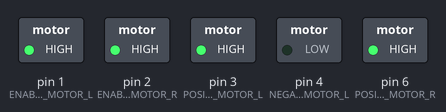
Simulated run of this sketch. Board: Arduino Uno, built with avr-gcc and run on an emulated ATmega328P. On the bench: switched loads named in the sketch (green lamp = pin HIGH).

Above: at 0.2 s.
At 0.7 s:
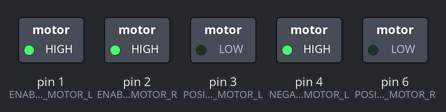
At 1.2 s:
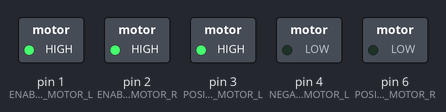
At 1.7 s:
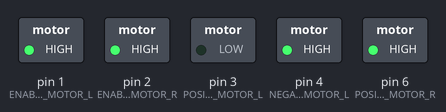
Timing chart, 0 to 3.0 s (numbered marks = the images above):
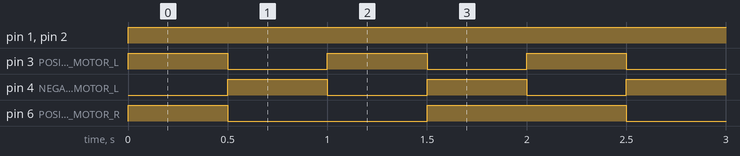

The sketch:

L293D_demo.ino
```cpp
#define ENABLE_MOTOR_L 1
#define ENABLE_MOTOR_R 2

#define POSITIVE_MOTOR_L 3
#define NEGATIVE_MOTOR_L 4

#define POSITIVE_MOTOR_R 6
#define NEGATIVE_MOTOR_R 7

void setup(){
  pinMode(ENABLE_MOTOR_L, OUTPUT);
  pinMode(ENABLE_MOTOR_R, OUTPUT);
  pinMode(POSITIVE_MOTOR_L, OUTPUT);
  pinMode(NEGATIVE_MOTOR_L, OUTPUT);
  pinMode(POSITIVE_MOTOR_R, OUTPUT);
  pinMode(NEGATIVE_MOTOR_L, OUTPUT);
}

void loop(){
  forward();
  delay(500);
  backward();
  delay(500);
  right();
  delay(500);
  left();
  delay(500);
}

void right(){
  analogWrite(ENABLE_MOTOR_L, 150);
  analogWrite(ENABLE_MOTOR_R, 150);

  digitalWrite(POSITIVE_MOTOR_L, HIGH);
  digitalWrite(NEGATIVE_MOTOR_L, LOW);

  digitalWrite(POSITIVE_MOTOR_R, LOW);
  digitalWrite(NEGATIVE_MOTOR_R, HIGH);

}

void left(){
  analogWrite(ENABLE_MOTOR_L, 150);
  analogWrite(ENABLE_MOTOR_R, 150);

  digitalWrite(POSITIVE_MOTOR_L, LOW);
  digitalWrite(NEGATIVE_MOTOR_L, HIGH);

  digitalWrite(POSITIVE_MOTOR_R, HIGH);
  digitalWrite(NEGATIVE_MOTOR_R, LOW);
}

void forward(){
  analogWrite(ENABLE_MOTOR_L, 150);
  analogWrite(ENABLE_MOTOR_R, 150);

  digitalWrite(POSITIVE_MOTOR_L, HIGH);
  digitalWrite(NEGATIVE_MOTOR_L, LOW);

  digitalWrite(POSITIVE_MOTOR_R, HIGH);
  digitalWrite(NEGATIVE_MOTOR_R, LOW);
}

void backward(){
  analogWrite(ENABLE_MOTOR_L, 150);
  analogWrite(ENABLE_MOTOR_R, 150);

  digitalWrite(POSITIVE_MOTOR_L, LOW);
  digitalWrite(NEGATIVE_MOTOR_L, HIGH);

  digitalWrite(POSITIVE_MOTOR_R, LOW);
  digitalWrite(NEGATIVE_MOTOR_R, HIGH);
}
```

Measured:
- by itself, pin 1 (ENABLE_MOTOR_L), pin 2 (ENABLE_MOTOR_R): LOW → HIGH at 0.00 s
- by itself, pin 3 (POSITIVE_MOTOR_L), pin 4 (NEGATIVE_MOTOR_L): alternates HIGH for 0.50 s and LOW for 0.50 s
- by itself, pin 6 (POSITIVE_MOTOR_R): repeats every 2.0 s: LOW 1.0 s, HIGH 1.0 s
